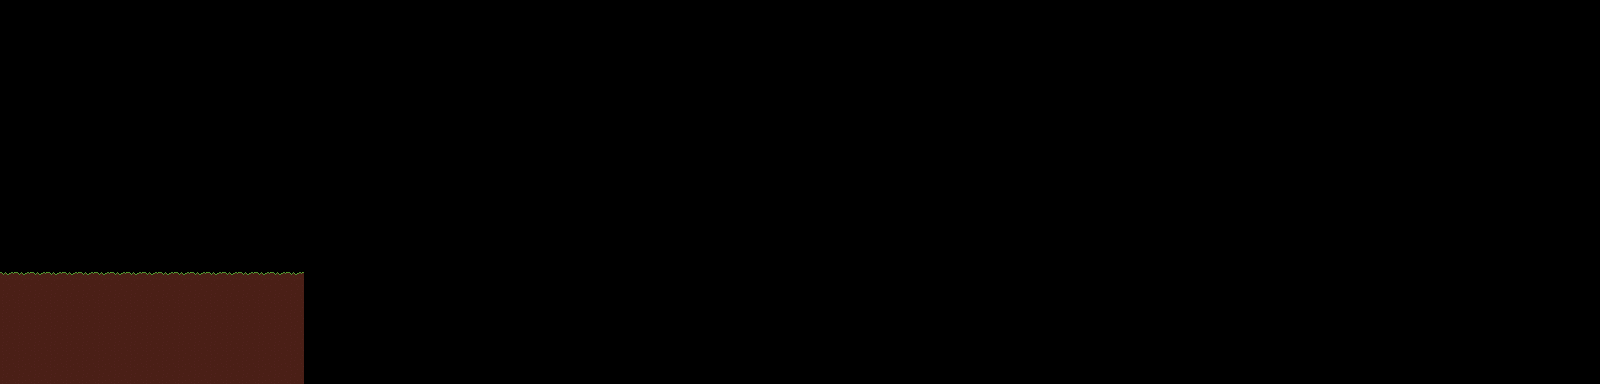

Tiled map render using the project's own tile images. Description and the map definition, with tile-layer contents summarised, below:
An orthogonal 100x24 tile map with 16x16 px tiles, 1 tile layer (Camada de Tiles 1) and 2 objects.

<map version="1.0" orientation="orthogonal" width="100" height="24" tilewidth="16" tileheight="16">
 <tileset firstgid="1" name="pickleTile" tilewidth="16" tileheight="16">
  <image source="pickleTile.png" width="256" height="16" />
  <terraintypes>
   <terrain name="Novo Terreno" tile="-1" />
  </terraintypes>
  <tile id="1" terrain="0,0,0,0" />
 </tileset>
 <objectgroup name="Camada de Objectos 1" width="100" height="24">
  <object x="0" y="272" width="304" height="112" />
 </objectgroup>
 <objectgroup name="Player start" width="100" height="24">
  <object x="24" y="233">
   <ellipse />
  </object>
 </objectgroup>
 <layer name="Camada de Tiles 1" width="100" height="24">
  <data>[2400 cells, 133 non-empty, 2 distinct tile ids]</data>
 </layer>
</map>
